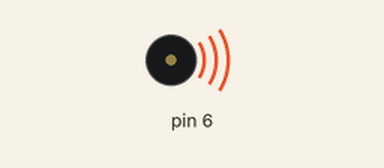
This sketch was run on a simulated Arduino Uno, built with avr-gcc and run on an emulated ATmega328P. Parts: buzzer (waves = sounding). At 0.0 s the program stops and its outputs stay as they are.

Above: at 0.1 s.
Timing chart, 0 to 1.5 s (numbered marks = the images above):
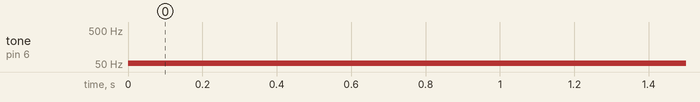

Measured:
- by itself, tone on pin 6: silent → 53 Hz at 0.00 s

The sketch:

Practice2.ino
```cpp
#include <stdint.h>

typedef struct {
    uint8_t b0 : 1;
    uint8_t b1 : 1;
    uint8_t b2 : 1;
    uint8_t b3 : 1;
    uint8_t b4 : 1;
    uint8_t b5 : 1;
    uint8_t b6 : 1;
    uint8_t b7 : 1;
} bitfield_t;

typedef union {
    bitfield_t bits;
    uint8_t value;
} reg8_t;

// Definición de punteros a registros del Timer0 (en ATmega328P)
volatile reg8_t *my_TCCR0A = (reg8_t *)0x44;  // Registro de control A del Timer0
volatile reg8_t *my_TCCR0B = (reg8_t *)0x45;  // Registro de control B del Timer0
volatile reg8_t *my_OCR0A  = (reg8_t *)0x47;  // Registro de comparación A
volatile reg8_t *my_DDRD   = (reg8_t *)0x2A;  // Registro de dirección de datos D (OC0A = PD6)

int main() {
    // Configurar PD6 (OC0A) como salida (pin 6 en Arduino Uno)
    my_DDRD->bits.b6 = 1;

    // Configurar Timer0 en modo CTC (WGM02=0, WGM01=1, WGM00=0)
    my_TCCR0A->value = (1 << 1);  // Modo CTC (WGM01=1)
    my_TCCR0A->bits.b6 = 1;        // Toggle OC0A en comparación (COM0A0=1)

    // Asignar valor de OCR0A = 147
    my_OCR0A->value = 147;

    // Configurar prescaler = 1024 (CS02=1, CS01=0, CS00=1)
    my_TCCR0B->value = (1 << 2) | (1 << 0);

    while (1) {
        // Nada que hacer aquí, el Timer0 genera la señal automáticamente
    }

    return 0;
}
```
